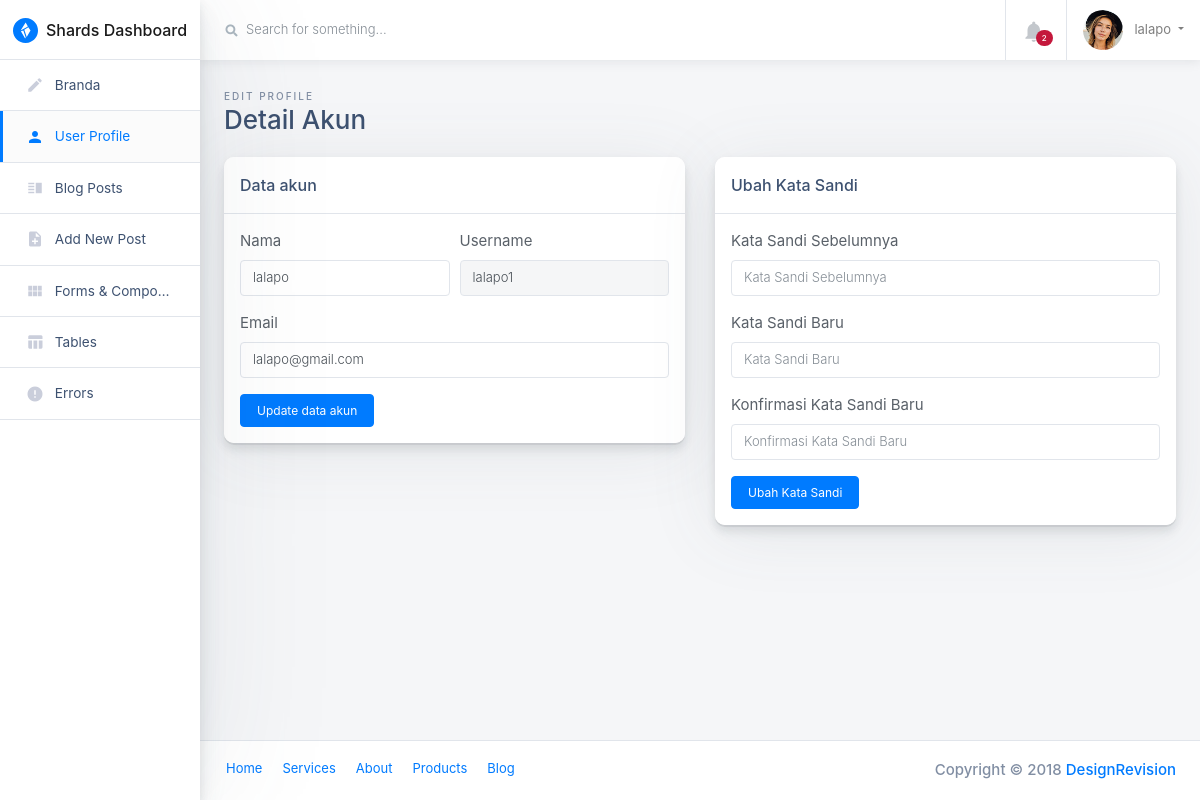
/edit_profile.php (signed in), run on the app's committed database.
### tables this page shows
CREATE TABLE `tb_user` (
  `id_user` int(11) NOT NULL,
  `nama_user` varchar(50) NOT NULL,
  `username_user` varchar(20) NOT NULL,
  `email_user` varchar(255) NOT NULL,
  `password_user` varchar(255) NOT NULL,
  `jawaban_user` int(11) NOT NULL DEFAULT 0,
  `pertanyaan_user` int(11) NOT NULL DEFAULT 0
);

### edit_profile.php (the view, shortened to what this page needs)
<?php
include('config.php');
$tampilUser = mysqli_query($con, "SELECT * FROM tb_user WHERE username_user='$_SESSION[username_user]'");
$usr    = mysqli_fetch_array($tampilUser);
?>
<!doctype html>
<html class="no-js h-100" lang="en">
<head>
  <link href="https://use.fontawesome.com/releases/v5.0.6/css/all.css" rel="stylesheet">
  <link rel="stylesheet" href="https://stackpath.bootstrapcdn.com/bootstrap/4.1.3/css/bootstrap.min.css">
  <link rel="stylesheet" id="main-stylesheet" data-version="1.1.0" href="styles/shards-dashboards.1.1.0.min.css">
  <link rel="stylesheet" href="styles/extras.1.1.0.min.css">
</head>
<body class="h-100">
  <div class="container-fluid">
    <div class="row">
      <aside class="main-sidebar col-12 col-md-3 col-lg-2 px-0">
        <div class="main-navbar">
          <nav class="navbar align-items-stretch navbar-light bg-white flex-md-nowrap border-bottom p-0">
            <a class="navbar-brand w-100 mr-0" href="dashboard.php" style="line-height: 25px;">
              <div class="d-table m-auto">
                <img id="main-logo" class="d-inline-block align-top mr-1" style="max-width: 25px;" src="images/shards-dashboards-logo.svg" alt="Shards Dashboard">
                <span class="d-none d-md-inline ml-1">Shards Dashboard</span>
              </div>
            </a>
          </nav>
        </div>
        <div class="nav-wrapper">
          <ul class="nav flex-column">
            <li class="nav-item">
              <a class="nav-link " href="dashboard.php">
                <i class="material-icons">edit</i>
                <span>Branda</span>
              </a>
            </li>
            <li class="nav-item">
              <a class="nav-link active" href="user_profile.php">
                <i class="material-icons">person</i>
                <span>User Profile</span>
              </a>
            </li>
            <li class="nav-item">
              <a class="nav-link " href="components-blog-posts.html">
                <i class="material-icons">vertical_split</i>
                <span>Blog Posts</span>
              </a>
            </li>
            <li class="nav-item">
              <a class="nav-link " href="add-new-post.html">
                <i class="material-icons">note_add</i>
                <span>Add New Post</span>
              </a>
            </li>
            <li class="nav-item">
              <a class="nav-link " href="form-components.html">
                <i class="material-icons">view_module</i>
                <span>Forms &amp; Components</span>
              </a>
            </li>
            <li class="nav-item">
              <a class="nav-link " href="tables.html">
                <i class="material-icons">table_chart</i>
                <span>Tables</span>
              </a>
            </li>
            <li class="nav-item">
              <a class="nav-link " href="errors.html">
                <i class="material-icons">error</i>
                <span>Errors</span>
              </a>
            </li>
          </ul>
        </div>
      </aside>
      <main class="main-content col-lg-10 col-md-9 col-sm-12 p-0 offset-lg-2 offset-md-3">
        <div class="main-navbar sticky-top bg-white">
          <nav class="navbar align-items-stretch navbar-light flex-md-nowrap p-0">
            <form action="#" class="main-navbar__search w-100 d-none d-md-flex d-lg-flex">
              <div class="input-group input-group-seamless ml-3">
                <div class="input-group-prepend">
                  <div class="input-group-text">
                    <i class="fas fa-search"></i>
                  </div>
                </div>
                <input class="navbar-search form-control" type="text" placeholder="Search for something..." aria-label="Search">
              </div>
            </form>
            <ul class="navbar-nav border-left flex-row ">
              <li class="nav-item border-right dropdown notifications">
                <a class="nav-link nav-link-icon text-center" href="#" role="button" id="dropdownMenuLink" data-toggle="dropdown" aria-haspopup="true" aria-expanded="false">
                  <div class="nav-link-icon__wrapper">
                    <i class="material-icons">&#xE7F4;</i>
                    <span class="badge badge-pill badge-danger">2</span>
                  </div>
                </a>
              </li>
              <li class="nav-item dropdown">
                <a class="nav-link dropdown-toggle text-nowrap px-3" data-toggle="dropdown" href="#" role="button" aria-haspopup="true" aria-expanded="false">
                  <img class="user-avatar rounded-circle mr-2" src="images/avatars/0.jpg" alt="User Avatar">
                  <span class="d-none d-md-inline-block"><?= $usr['nama_user'] ?></span>
                </a>
              </li>
            </ul>
          </nav>
        </div>
        <div class="main-content-container container-fluid px-4">
          <div class="page-header row no-gutters py-4">
            <div class="col-12 col-sm-4 text-center text-sm-left mb-0">
              <span class="text-uppercase page-subtitle">Edit Profile</span>
              <h3 class="page-title">Detail Akun</h3>
            </div>
          </div>
          <div class="row">
            <div class="col">
              <div class="card card-small mb-4">
                <div class="card-header border-bottom">
                  <h6 class="m-0">Data akun</h6>
                </div>
                <ul class="list-group list-group-flush">
                  <li class="list-group-item p-3">
                    <div class="row">
                      <div class="col">
                        <form method="POST">
                          <div class="form-row">
                            <div class="form-group col-md-6">
                              <label for="Nama">Nama</label>
                              <input type="text" class="form-control" placeholder="Nama Lengkap" value="<?= $usr['nama_user'] ?>" name="nama_user">
                            </div>
                            <div class="form-group col-md-6">
                              <label for="Username">Username</label>
                              <input type="text" class="form-control" placeholder="Username" value="<?= $usr['username_user'] ?>" name="username_user" disabled>
                            </div>
                          </div>
                          <div class="form-group">
                            <label for="feEmailAddress">Email</label>
                            <input type="email" class="form-control" id="feEmailAddress" placeholder="Email" value="<?= $usr['email_user'] ?>" name="email_user">
                          </div>
                          <button type="submit" class="btn btn-accent" name="kirimUpdate">Update data akun</button>
                        </form>
                      </div>
                    </div>
                  </li>
                </ul>
              </div>
            </div>
            <div class="col">
              <div class="card card-small mb-4">
                <div class="card-header border-bottom">
                  <h6 class="m-0">Ubah Kata Sandi</h6>
                </div>
                <ul class="list-group list-group-flush">
                  <li class="list-group-item p-3">
                    <div class="row">
                      <div class="col">
                        <form action="edit_profile.php" method="POST">
                          <div class="form-row">
                            <div class="form-group col-md-12">
                              <label for="current_password">Kata Sandi Sebelumnya</label>
                              <input type="password" class="form-control" id="current_password" name="current_password" placeholder="Kata Sandi Sebelumnya">
                            </div>
                          </div>
                          <div class="form-row">
                            <div class="form-group col-md-12">
                              <label for="new_password">Kata Sandi Baru</label>
                              <input type="password" class="form-control" id="new_password" name="new_password" placeholder="Kata Sandi Baru">
                            </div>
                          </div>
                          <div class="form-row">
                            <div class="form-group col-md-12">
                              <label for="confirm_new_password">Konfirmasi Kata Sandi Baru</label>
                              <input type="password" class="form-control" id="confirm_new_password" name="confirm_new_password" placeholder="Konfirmasi Kata Sandi Baru">
                            </div>
                          </div>
                          <button type="submit" class="btn btn-accent" name="updatePassword">Ubah Kata Sandi</button>
                        </form>
                      </div>
                    </div>
                  </li>
                </ul>
              </div>
            </div>
          </div>
        </div>
        <footer class="main-footer d-flex p-2 px-3 bg-white border-top">
          <ul class="nav">
            <li class="nav-item">
              <a class="nav-link" href="#">Home</a>
            </li>
            <li class="nav-item">
              <a class="nav-link" href="#">Services</a>
            </li>
            <li class="nav-item">
              <a class="nav-link" href="#">About</a>
            </li>
            <li class="nav-item">
              <a class="nav-link" href="#">Products</a>
            </li>
            <li class="nav-item">
              <a class="nav-link" href="#">Blog</a>
            </li>
          </ul>
          <span class="copyright ml-auto my-auto mr-2">Copyright © 2018
            <a href="https://designrevision.com" rel="nofollow">DesignRevision</a>
          </span>
        </footer>
      </main>
    </div>
  </div>
</body>
</html>

### data on the page
tb_user: nama_user "lalapo", username_user "lalapo1", email_user "lalapo@gmail.com"
